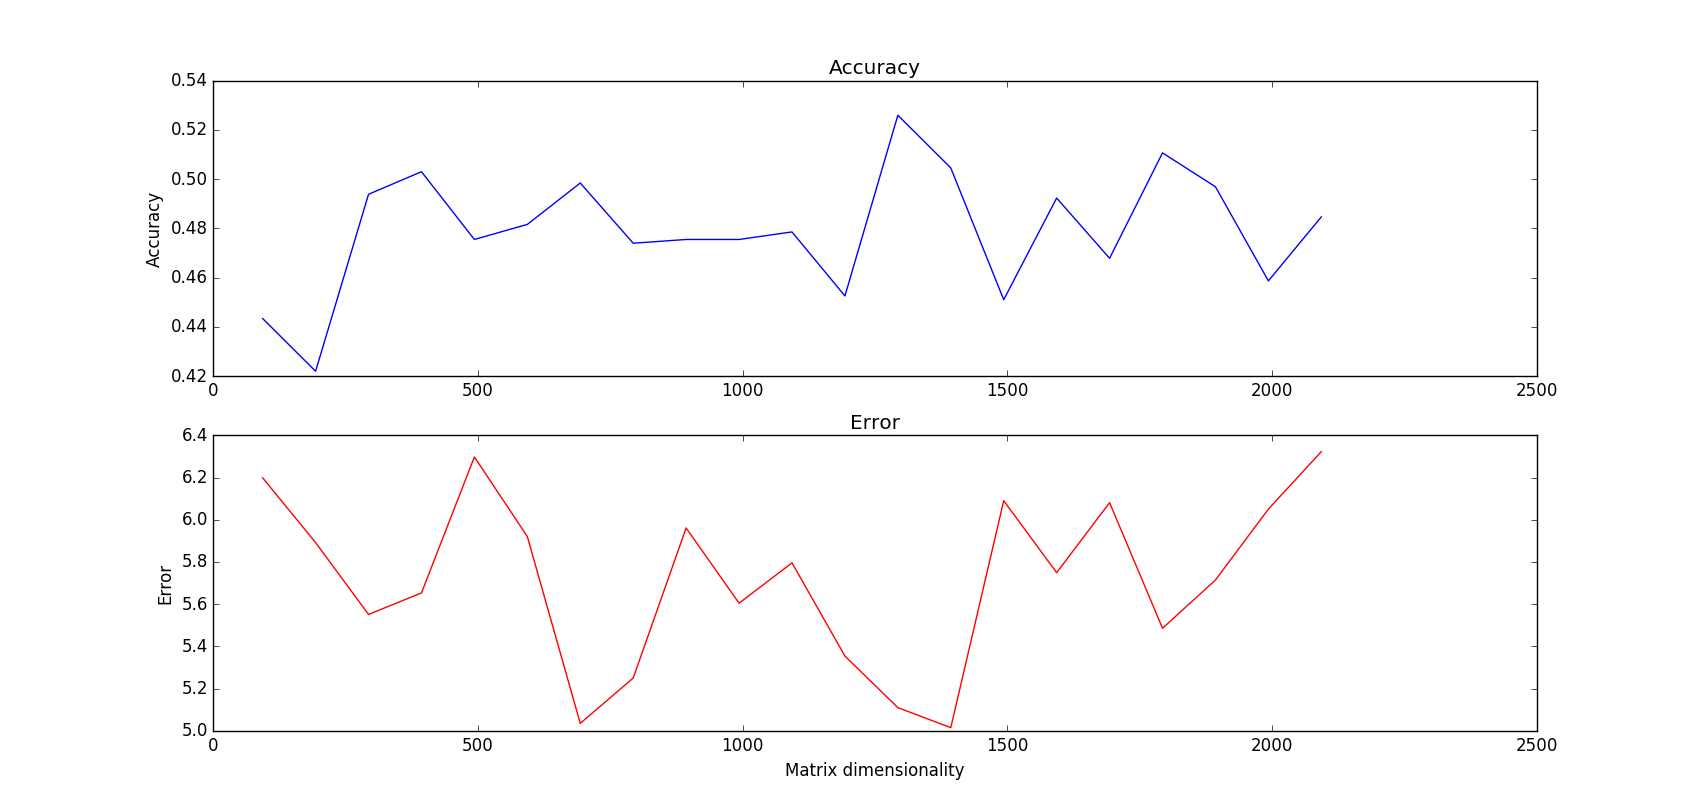

Here is the Python script that generated this plot:
import numpy as np
from repository import Repository
from configuration import config
from sklearn.cross_validation import train_test_split
from sklearn.cross_validation import ShuffleSplit
from sklearn import svm
from sklearn import grid_search
from sklearn.decomposition import PCA
from geopy.distance import vincenty
import matplotlib.pyplot as plt

# Import data
repository = Repository(config)
dataset, labels = repository.get_dataset_and_labels()
dataset = dataset.fillna(-85)

# Data: Accuracy && Error
acc = []
err = []
size=[]

#Files: AccuracypolySVM5 && ErrorpolySVM5
AccuracypolySVM5 = open("AccuracypolySVM5.txt","w")
ErrorpolySVM5 = open("ErrorpolySVM5.txt", "w")

# Iterate accross the PCA dimentionality
for i in range(93,2094,100):
	print "########################"
	print "Iteration number: "+ str(i/100)
	size.append(i)
	# PCA number of components
	pca = PCA(n_components=i)
	
	# Apply PCA to the dataset
	pca.fit(dataset)
	dataset_new = pca.transform(dataset)

	# Split the dataset into training (90 \%) and testing (10 \%)
	X_train, X_test, y_train, y_test = train_test_split(dataset_new, labels, test_size = 0.1 )
	cv = ShuffleSplit(X_train.shape[0], n_iter=10, test_size=0.2, random_state=0)

	#Create a SVM poly Classifier
	estimator = svm.SVC(kernel="poly")

	# Define parameter space.
	gammas = np.logspace(-6, -1, 10)

	# Use Test dataset and use cross validation to find bet hyper-parameters.
	model = GridSearchCV(estimator=estimator, cv=cv, param_grid=dict(gamma=gammas))
	#Train the model using the training sets 
	model.fit(X_train, [repository.locations.keys().index(tuple(l)) for l in y_train])

	#Accuracy Output 
	accuracy = model.score(X_test, [repository.locations.keys().index(tuple(l)) for l in y_test])
	acc.append(accuracy)
	AccuracypolySVM5.write("Size: "+ str(i)+"||Accuracy: "+str(accuracy)+"\n")
	print "Accuracy: "+str(accuracy)

	# Error Output
	Y_index_estimated= model.predict(X_test)
	Y_estimated=[repository.locations.keys()[j] for j in Y_index_estimated]
	l=[vincenty(Y_estimated[m], y_test[m]).meters for m in range(len(y_test))]
	error=sum(l) / float(len(l))
	err.append(error)
	ErrorpolySVM5.write("Size: "+str(i)+"||Error: "+str(error)+"\n")
	print "Error: "+ str(error)
	print "########################"

AccuracypolySVM5.close()
ErrorpolySVM5.close()

#Plot results: Accuracy and Error
plt.figure(1)
ax1 = plt.subplot(211)
ax1.title.set_text('Accuracy')
ax1.set_ylabel('Accuracy')
plt.plot(size, acc, 'b')

ax2 = plt.subplot(212)
ax2.title.set_text('Error')
ax2.set_ylabel('Error')
ax2.set_xlabel('Matrix dimensionality')
plt.plot(size,err, 'r')
plt.show()
